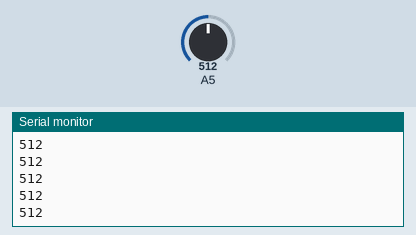
A sketch run on a simulated Arduino Uno, built with avr-gcc and run on an emulated ATmega328P. On the bench: the last lines printed to the serial monitor. Inputs (shaded band) come from the test bench; at power-on: A5 = 512.

Above: at 1.2 s.
1.3 s: A5 set to 716
At 2.0 s:
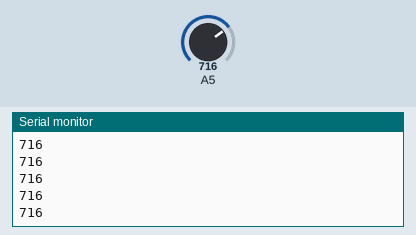
2.8 s: A5 set to 900
At 3.9 s:
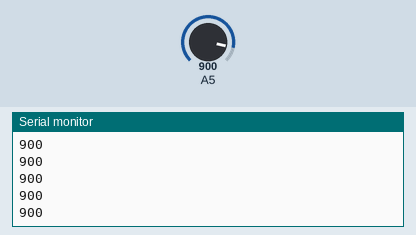
Timing chart, 0 to 5.8 s (numbered marks = the images above; inputs shaded):
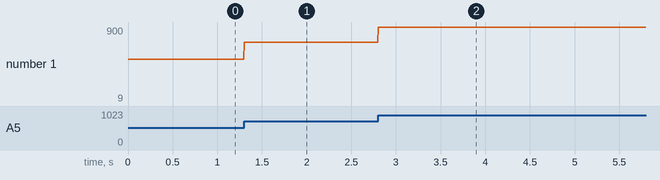

Measured:
- after the input at 1.3 s, the serial monitor: prints a new line at once (image 1)
- after the input at 2.8 s, the serial monitor: prints a new line at once (image 2)
- plotted number 1: 512 → 716 after the input at 1.3 s, 716 → 9 after the input at 2.8 s

The sketch:

sketch_may12c.ino
```cpp
#define AD5 A5
#define LED 13
int intensity = 0;

void setup() {
  Serial.begin(9600);
}

void loop() {
  Serial.print(analogRead(A5));
  Serial.print("\n");
  delay(5);
}
```
